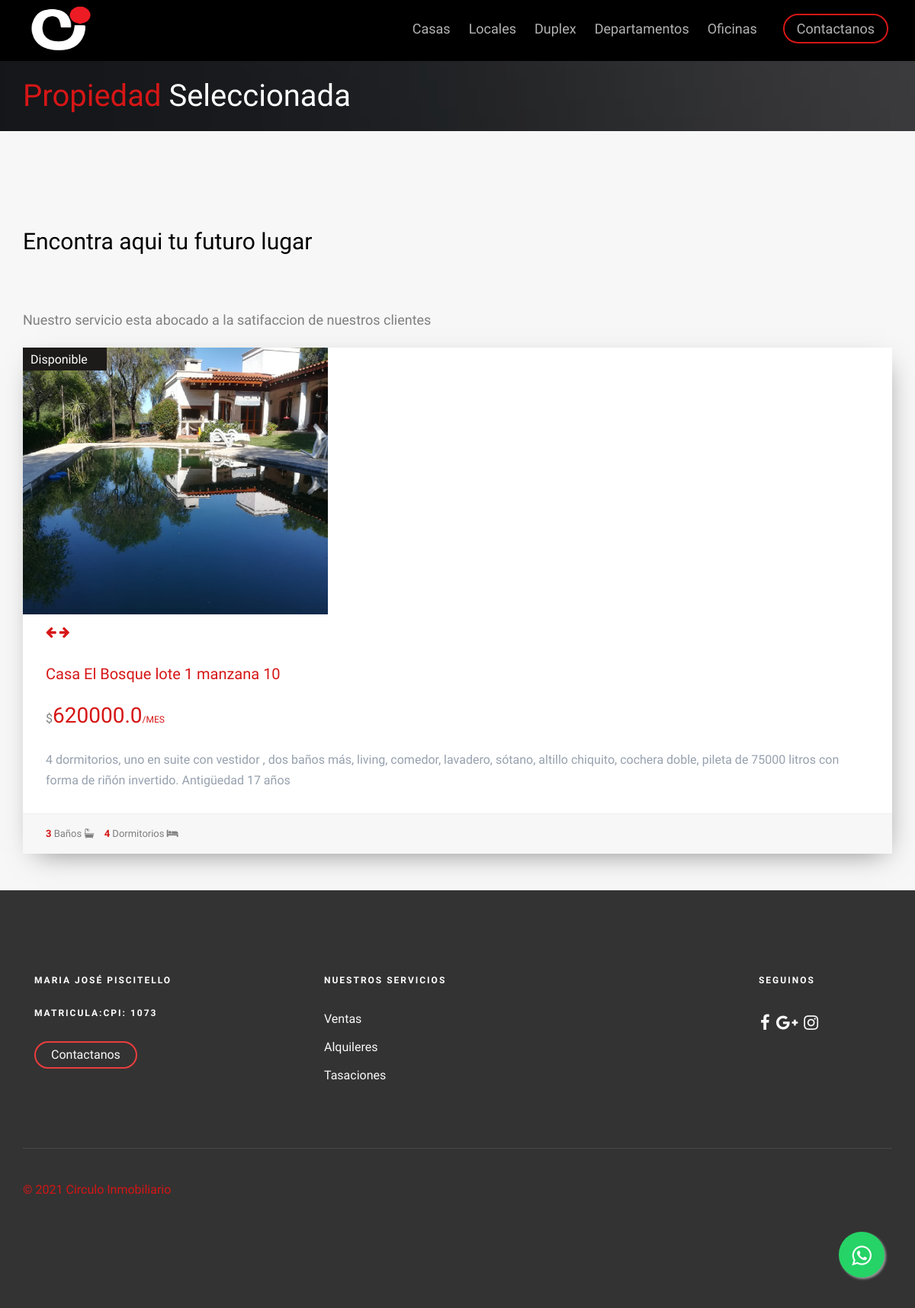
Page /articulos/3/ on the committed database.
### App1/models.py (models this page shows, shortened)
class PostImagenes(models.Model):
    post= models.ForeignKey(PostInicio, default =None ,on_delete=models.CASCADE)
    image = models.ImageField(upload_to ="Imagenes",verbose_name="Imagenes")
    class Meta:
        verbose_name="Agregar una Imagen"
        verbose_name_plural="Agregar mas Imagenes"

class PostInicio(models.Model):
    disponibilidad=(('Venta','Venta'),('Alquiler','Alquiler'))
    moneda=(('U$S','U$S'),('$','$'))
    title=  models.CharField(max_length=200, verbose_name="Titulo ")
    disponibilidad=models.CharField(max_length=100, choices=disponibilidad)
    moneda=models.CharField(max_length=100, choices=moneda, default = "$")
    content = models.TextField(verbose_name="Contenido",max_length=400,)
    imagen = models.ImageField(verbose_name="Imagen", blank =True ,null =True,upload_to="Inicio")
    price = models.FloatField(verbose_name="Precio")
    ambientes = models.IntegerField(verbose_name="Dormitorios o Ambientes",blank =True ,null =True)
    superficie= models.IntegerField(verbose_name="Superficie (locales u oficinas)",blank =True ,null =True)
    baños= models.IntegerField(verbose_name="Baños",blank =True ,null =True)
    plantas= models.IntegerField(verbose_name="Plantas (locales u oficinas)", blank = True,null =True)
    autor = models.ForeignKey(User,verbose_name="Autor", on_delete=models.CASCADE)
    categories= models.ManyToManyField(Category, verbose_name="Categoria")
    created = models.DateTimeField(auto_now_add=True, verbose_name="Creado")
    updated = models.DateTimeField(auto_now=True, verbose_name="Editado")
    class Meta:
            verbose_name="Publicacion"
            verbose_name_plural="Publicaciones"
            ordering= ["-created"]

### App1/views.py (the view)
# urls.py: path('articulos/<int:postinicio_id>/',views.articulos, name = "articulos")
def articulos(request, postinicio_id):
    articulos = get_object_or_404(PostInicio, pk = postinicio_id)
    return render (request,'App1/articulos.html',{'articulos' : articulos})

### App1/templates/App1/articulos.html (shortened to what this page needs)
{% extends 'App1/base.html'%} {% load static %} {% block header %}
<div id="fh5co-page">
    <header id="fh5co-header" role="banner">
        <div class="container">
            <div class="row">
                <div class="header-inner">
                    <span class="rounded-circle"><a href="{% url 'inicio' %}"><img src="{% static 'Appp1/images/1_negro.png' %}" style="margin-top: 8px" width="90px" height="60px"> </img>
                    <nav role="navigation">
                        <ul>
                            <li><a href="{% url 'alqui_casas' %}">Casas</a></li>
                            <li><a href="{% url  'alqui_locales' %} ">Locales</a></li>
                            <li><a href="{% url 'alqui_duplex' %}">Duplex</a></li>
                            <li><a href="{% url 'alqui_departamentos' %}">Departamentos</a></li>
                            <li><a href="{% url 'alqui_oficinas' %}">Oficinas</a></li>
                            <li class="cta"><a href="{% url 'contacto' %}">Contactanos</a></li>
                        </ul>
                    </nav>
                </div>
            </div>
        </div>
    </header>
    {% endblock %} {% block content %}
    <div class="fh5co-page-title" style="background-image: url({% static 'Appp1/images/slide_6.jpg'%});">
        <div class="overlay"></div>
        <div class="container">
            <div class="row">
                <div class="col-md-12 animate-box">
                    <h1><span class="colored">Propiedad</span> Seleccionada</h1>
                </div>
            </div>
        </div>
</div>
<div id="best-deal">
    <div class="container">
        <div class="row">
            <div class="col-md-12 text-center fh5co-heading animate-box" data-animate-effect="fadeIn">
                <h2>Encontra aqui tu futuro lugar </h2>
                <p>Nuestro servicio esta abocado a la satifaccion de nuestros clientes </p>
            </div>
            <div class="col-md-12 item-block animate-box" data-animate-effect="fadeIn">
                <div class="fh5co-property property-individual">
                    <figure>
                        <a href="#" id="available" class="tag"> Disponible </a>
                        <div id="carouselExampleControls" style="width: 100%" class="carousel slide" data-ride="carousel">
                            <div class="carousel-inner" data-toggle="modal" data-target="#galleryModal">
                                {% for pi in articulos.postimagenes_set.all %}
                                <div class="item{% if forloop.first %} active {% endif %}">
                                    <img class="carousel-inner" src="{{pi.image.url}}" alt="First slide">
                                </div>
                                {% endfor %}
                            </div>
                            <div class="carousel-controls">
                                <a class="carousel-control-prev" href="#carouselExampleControls" role="button" data-slide="prev">
                                    <i class="fa fa-arrow-left"></i>
                                </a>
                                <a class="carousel-control-next" href="#carouselExampleControls" role="button" data-slide="next">
                                    <i class="fa fa-arrow-right"></i>
                                </a>
                            </div>
                        </div>
                    </figure>
                    <div class="fh5co-property-innter">
                        <h3><a href="#">{{articulos.title}}</a></h3>
                        <div class="price-status">
                            <span class="per">$</span><span class="price">{{articulos.price}}<span class="per">/Mes</span></span>
                        </div>
                        <p>{{articulos.content}} </p>
                    </div>
                    <p class="fh5co-property-specification">
                        <span>
                                <strong>
                                {{articulos.baños}}
                                </strong>
                                Baños
                                <i class="fa fa-bath"></i>
                            </span>
                        <span>
                                <strong>{{articulos.ambientes}} </strong>
                                Dormitorios
                                <i class="fa fa-bed"></i>
                            </span>
                    </p>
                </div>
            </div>
        </div>
    </div>
    {% endblock %}

### App1/static/Appp1/css/icomoon.css (style rules this page uses)
.fa { font-family: 'FontAwesome' !important; }

### rows in the picture
PostImagenes: image (picture)
PostInicio: title "Casa El Bosque lote 1 manzana 10", price "620000.0", content "4 dormitorios, uno en suite con vestidor , dos baños más, living, comedor, lavadero, sótano, altillo chiquito, cochera doble, pileta de 75000 litros con forma de riñón invertido. Antigüedad 17 años", baños "3", ambientes "4"
